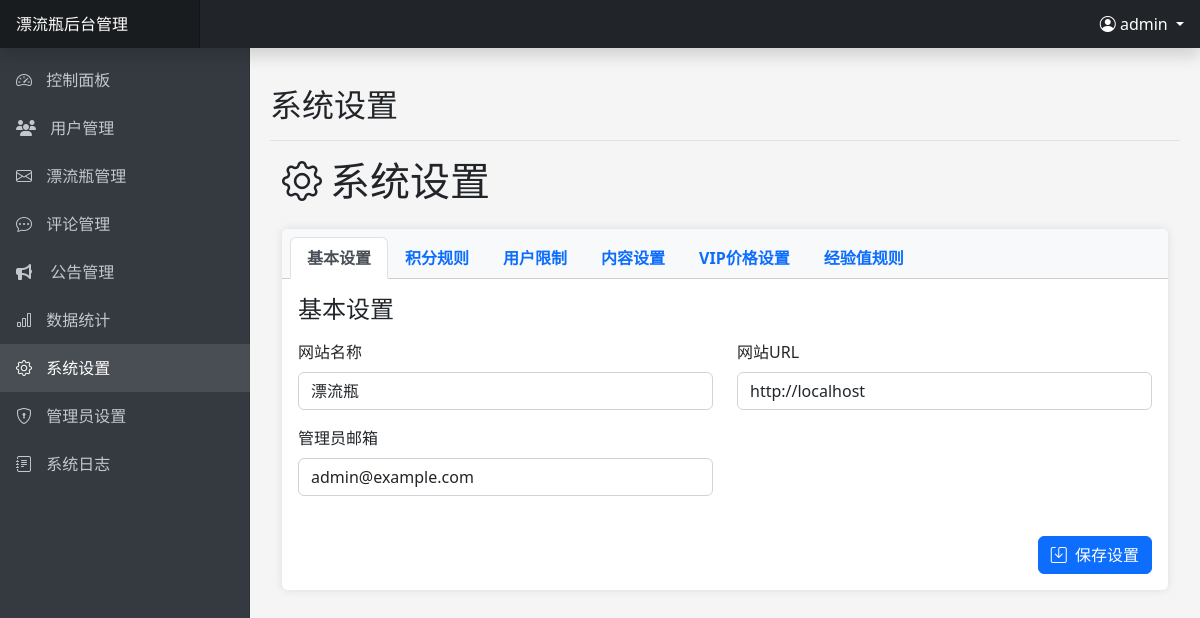
The page /admin/settings.php (signed in) on the database as committed earlier.
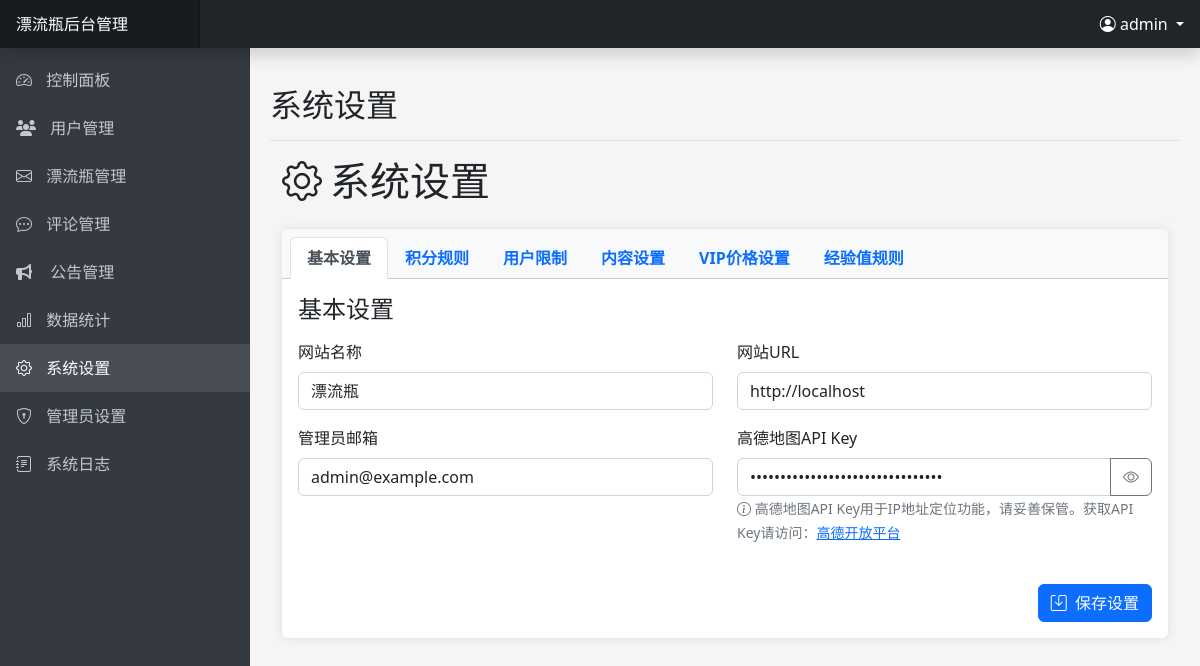
The same page on the database as committed later.
### tables this page shows
CREATE TABLE IF NOT EXISTS `system_settings` (
    `id` INT(11) AUTO_INCREMENT PRIMARY KEY,
    `setting_key` VARCHAR(50) NOT NULL UNIQUE,
    `setting_value` TEXT NOT NULL,
    `setting_name` VARCHAR(255) NOT NULL,
    `setting_group` VARCHAR(50) NOT NULL,
    `setting_type` ENUM('text', 'number', 'textarea', 'switch', 'select') NOT NULL DEFAULT 'text',
    `options` TEXT DEFAULT NULL,
    `created_at` TIMESTAMP DEFAULT CURRENT_TIMESTAMP,
    `updated_at` TIMESTAMP DEFAULT CURRENT_TIMESTAMP ON UPDATE CURRENT_TIMESTAMP,
    INDEX `idx_setting_group` (`setting_group`)
);

### includes/config.php (called while the page is built, shortened)
<?php
function getDbConnection() {
    try {
        $conn = new mysqli(DB_HOST, DB_USER, DB_PASS, DB_NAME);
        return $conn;
    } catch (Exception $e) {
        error_log("数据库连接异常: " . $e->getMessage());
        throw $e;
    }
}
?>

### includes/admin.php (called while the page is built, shortened)
<?php
class Admin {
    private $conn;
    public function __construct() {
        $this->conn = getDbConnection();
        $this->loadAdminData();
    }
    private function loadAdminData() {
        if ($this->isLoggedIn()) {
            $stmt = $this->conn->prepare("SELECT a.*, r.name as role_name, r.permissions
                                         FROM admins a
                                         LEFT JOIN admin_roles r ON a.role_id = r.id
                                         WHERE a.id = ? AND a.status = 1");
            $adminId = $_SESSION['admin_id'];
            $stmt->bind_param("i", $adminId);
            if (!$stmt->execute()) {
                error_log("执行加载管理员数据查询失败: " . $stmt->error);
                return;
            }
            $result = $stmt->get_result();
        }
    }
    public function isLoggedIn() {
        return isset($_SESSION['admin_id']);
    }
    public function getCurrentAdminUsername() {
        if ($this->isLoggedIn()) {
            return $_SESSION['admin_username'] ?? '';
        }
        return '';
    }
}
?>

### admin/settings.php (the view, shortened to what this page needs)
<?php
$pageTitle = '系统设置';
require_once 'includes/header.php';
$settings = [];
try {
    $conn = getDbConnection();
    $stmt = $conn->prepare("SELECT * FROM system_settings ORDER BY setting_group, id");
    $stmt->execute();
    $result = $stmt->get_result();
    while ($row = $result->fetch_assoc()) {
        $settings[$row['setting_group']][] = $row;
    }
} catch (Exception $e) {
    $message = '获取设置时出错：' . $e->getMessage();
    $messageType = 'danger';
}
?>
<div class="container-fluid">
    <h1 class="mt-2 mb-4"><i class="bi bi-gear me-2"></i>系统设置</h1>
    <div class="card">
        <div class="card-header">
            <ul class="nav nav-tabs card-header-tabs" id="settingsTabs" role="tablist">
                <li class="nav-item" role="presentation">
                    <button class="nav-link active" id="basic-tab" data-bs-toggle="tab" data-bs-target="#basic" type="button" role="tab" aria-controls="basic" aria-selected="true">基本设置</button>
                </li>
                <li class="nav-item" role="presentation">
                    <button class="nav-link" id="points-tab" data-bs-toggle="tab" data-bs-target="#points" type="button" role="tab" aria-controls="points" aria-selected="false">积分规则</button>
                </li>
                <li class="nav-item" role="presentation">
                    <button class="nav-link" id="limits-tab" data-bs-toggle="tab" data-bs-target="#limits" type="button" role="tab" aria-controls="limits" aria-selected="false">用户限制</button>
                </li>
                <li class="nav-item" role="presentation">
                    <button class="nav-link" id="content-tab" data-bs-toggle="tab" data-bs-target="#content" type="button" role="tab" aria-controls="content" aria-selected="false">内容设置</button>
                </li>
                <li class="nav-item" role="presentation">
                    <button class="nav-link" id="vip-tab" data-bs-toggle="tab" data-bs-target="#vip" type="button" role="tab" aria-controls="vip" aria-selected="false">VIP价格设置</button>
                </li>
                <li class="nav-item" role="presentation">
                    <button class="nav-link" id="experience-tab" data-bs-toggle="tab" data-bs-target="#experience" type="button" role="tab" aria-controls="experience" aria-selected="false">经验值规则</button>
                </li>
            </ul>
        </div>
        <div class="card-body">
            <form method="post" action="">
                <div class="tab-content" id="settingsTabsContent">
                    <div class="tab-pane fade show active" id="basic" role="tabpanel" aria-labelledby="basic-tab">
                        <h4 class="mb-3">基本设置</h4>
                        <?php if (isset($settings['basic'])): ?>
                        <div class="row">
                            <?php foreach ($settings['basic'] as $setting): ?>
                            <div class="col-md-6 mb-3">
                                <label for="<?php echo $setting['setting_key']; ?>" class="form-label"><?php echo $setting['setting_name']; ?></label>
                                <?php if ($setting['setting_key'] === 'AMAP_API_KEY'): ?>
                                <div class="input-group">
                                    <input type="password" class="form-control" id="<?php echo $setting['setting_key']; ?>" name="basic[<?php echo $setting['setting_key']; ?>]" value="<?php echo htmlspecialchars($setting['setting_value']); ?>" placeholder="请输入高德地图API Key">
                                    <button class="btn btn-outline-secondary" type="button" onclick="togglePasswordVisibility('<?php echo $setting['setting_key']; ?>')">
                                        <i class="bi bi-eye" id="<?php echo $setting['setting_key']; ?>_icon"></i>
                                    </button>
                                </div>
                                <small class="form-text text-muted">
                                    <i class="bi bi-info-circle"></i> 高德地图API Key用于IP地址定位功能，请妥善保管。获取API Key请访问：<a href="https://console.amap.com/dev/key/app" target="_blank">高德开放平台</a>
                                </small>
                                <?php else: ?>
                                <input type="text" class="form-control" id="<?php echo $setting['setting_key']; ?>" name="basic[<?php echo $setting['setting_key']; ?>]" value="<?php echo htmlspecialchars($setting['setting_value']); ?>">
                                <?php endif; ?>
                            </div>
                            <?php endforeach; ?>
                        </div>
                        <?php else: ?>
                        <div class="alert alert-info">没有可用的基本设置</div>
                        <?php endif; ?>
                    </div>
                </div>
                <div class="d-grid gap-2 d-md-flex justify-content-md-end mt-4">
                    <button type="submit" name="save_settings" class="btn btn-primary">
                        <i class="bi bi-save me-1"></i> 保存设置
                    </button>
                </div>
            </form>
        </div>
    </div>
</div>
<?php
require_once 'includes/footer.php';
?>

### admin/includes/header.php (shortened to what this page needs)
<?php
require_once '../includes/config.php';
require_once '../includes/admin.php';
$admin = new Admin();
$currentPage = basename($_SERVER['PHP_SELF']);
?>
<!DOCTYPE html>
<html lang="zh-CN">
<head>
    <link rel="stylesheet" href="https://cdn.jsdelivr.net/npm/bootstrap@5.2.3/dist/css/bootstrap.min.css">
    <link rel="stylesheet" href="https://cdn.jsdelivr.net/npm/bootstrap-icons@1.10.0/font/bootstrap-icons.css">
    <link rel="stylesheet" href="https://cdn.jsdelivr.net/npm/@fortawesome/fontawesome-free@6.1.0/css/all.min.css">
</head>
<body>
    <nav class="navbar navbar-dark bg-dark fixed-top p-0 shadow">
        <a class="navbar-brand col-md-3 col-lg-2 mr-0 px-3" href="index.php"><?php echo SITE_NAME; ?>后台管理</a>
        <div class="ms-auto pe-3">
            <div class="dropdown">
                <a class="nav-link dropdown-toggle text-white" href="#" id="navbarDropdown" role="button" data-bs-toggle="dropdown" aria-expanded="false">
                    <i class="bi bi-person-circle"></i> <?php echo $admin->getCurrentAdminUsername(); ?>
                </a>
            </div>
        </div>
    </nav>
    <nav class="sidebar">
        <div class="sidebar-sticky">
            <ul class="nav flex-column">
                <li class="nav-item">
                    <a class="nav-link <?php echo $currentPage == 'index.php' ? 'active' : ''; ?>" href="index.php">
                        <i class="bi bi-speedometer2"></i>
                        控制面板
                    </a>
                </li>
                <li class="nav-item">
                    <a class="nav-link <?php echo $currentPage == 'users.php' ? 'active' : ''; ?>" href="users.php">
                        <div class="sb-nav-link-icon"><i class="fas fa-users"></i></div>
                        用户管理
                    </a>
                </li>
                <li class="nav-item">
                    <a class="nav-link <?php echo $currentPage == 'bottles.php' ? 'active' : ''; ?>" href="bottles.php">
                        <i class="bi bi-envelope"></i>
                        漂流瓶管理
                    </a>
                </li>
                <li class="nav-item">
                    <a class="nav-link <?php echo $currentPage == 'comments.php' ? 'active' : ''; ?>" href="comments.php">
                        <i class="bi bi-chat-dots"></i>
                        评论管理
                    </a>
                </li>
                <li class="nav-item">
                    <a class="nav-link <?php echo $currentPage == 'announcements.php' ? 'active' : ''; ?>" href="announcements.php">
                        <div class="sb-nav-link-icon"><i class="fas fa-bullhorn"></i></div>
                        公告管理
                    </a>
                </li>
                <li class="nav-item">
                    <a class="nav-link <?php echo $currentPage == 'statistics.php' ? 'active' : ''; ?>" href="statistics.php">
                        <i class="bi bi-bar-chart"></i>
                        数据统计
                    </a>
                </li>
                <li class="nav-item">
                    <a class="nav-link <?php echo $currentPage == 'settings.php' ? 'active' : ''; ?>" href="settings.php">
                        <i class="bi bi-gear"></i>
                        系统设置
                    </a>
                </li>
                <li class="nav-item">
                    <a class="nav-link <?php echo in_array($currentPage, ['admins.php', 'admin_roles.php']) ? 'active' : ''; ?>" href="admins.php">
                        <i class="bi bi-shield-lock"></i>
                        管理员设置
                    </a>
                </li>
                <li class="nav-item">
                    <a class="nav-link <?php echo $currentPage == 'logs.php' ? 'active' : ''; ?>" href="logs.php">
                        <i class="bi bi-journal-text"></i>
                        系统日志
                    </a>
                </li>
            </ul>
        </div>
    </nav>
    <main class="main-content"><?php if (isset($pageTitle) && !isset($hidePageHeader)): ?>
        <div class="d-flex justify-content-between flex-wrap flex-md-nowrap align-items-center pt-3 pb-2 mb-3 border-bottom">
            <h2><?php echo $pageTitle; ?></h2>
        </div>
        <?php endif; ?>
</body>
</html>

### admin/includes/footer.php (shortened to what this page needs)
</body>
</html>

### admin/includes/header.php (style rules this page uses)
body { font-family: 'Microsoft YaHei', 'Segoe UI', sans-serif; background-color: #f5f5f5; overflow-x: hidden; }
.sidebar { position: fixed; top: 0; bottom: 0; left: 0; z-index: 100; padding: 48px 0 0; box-shadow: inset -1px 0 0 rgba(0, 0, 0, .1); background-color: #343a40; width: 250px; transition: all 0.3s; }
.sidebar-sticky { position: relative; top: 0; height: calc(100vh - 48px); padding-top: 0.5rem; overflow-x: hidden; overflow-y: auto; }
.sidebar .nav-link { font-weight: 500; color: #c2c7d0; padding: 0.75rem 1rem; }
.sidebar .nav-link.active { color: #fff; background-color: rgba(255, 255, 255, 0.1); }
.sidebar .nav-link i { margin-right: 10px; }
.navbar-brand { padding-top: 0.75rem; padding-bottom: 0.75rem; font-size: 1rem; background-color: rgba(0, 0, 0, 0.25); box-shadow: inset -1px 0 0 rgba(0, 0, 0, 0.25); }
.main-content { margin-left: 250px; padding: 70px 20px 20px; transition: all 0.3s; min-height: 100vh; }
.card { margin-bottom: 20px; border: none; box-shadow: 0 0 10px rgba(0, 0, 0, 0.1); }
.card-header { font-weight: bold; background-color: #f8f9fa; }
.sb-nav-link-icon { display: inline-block; width: 20px; margin-right: 10px; }
.form-control, .form-select { box-shadow: none !important; }

Rows that differ between the two databases and show on the page:
now on this page (row edited): system_settings: setting_name "高德地图API Key"
